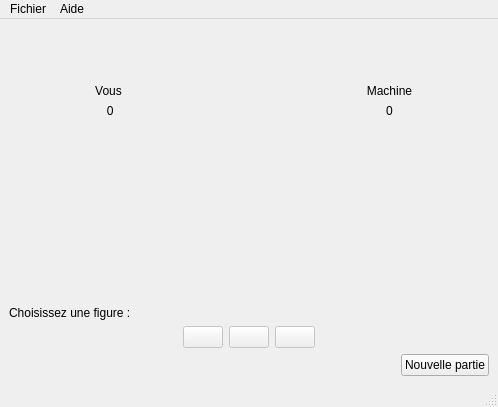
<?xml version="1.0" encoding="UTF-8"?>
<ui version="4.0">
 <class>ChifoumiVue</class>
 <widget class="QMainWindow" name="ChifoumiVue">
  <property name="geometry">
   <rect>
    <x>0</x>
    <y>0</y>
    <width>498</width>
    <height>407</height>
   </rect>
  </property>
  <property name="windowTitle">
   <string>ChifoumiVue</string>
  </property>
  <widget class="QWidget" name="centralwidget">
   <layout class="QHBoxLayout" name="horizontalLayout">
    <item>
     <layout class="QVBoxLayout" name="layoutPrincipal">
      <item>
       <layout class="QHBoxLayout" name="layoutVersus">
        <item>
         <spacer name="horizontalSpacer_7">
          <property name="orientation">
           <enum>Qt::Horizontal</enum>
          </property>
          <property name="sizeHint" stdset="0">
           <size>
            <width>40</width>
            <height>20</height>
           </size>
          </property>
         </spacer>
        </item>
        <item>
         <layout class="QVBoxLayout" name="layoutJoueur">
          <item>
           <spacer name="verticalSpacer">
            <property name="orientation">
             <enum>Qt::Vertical</enum>
            </property>
            <property name="sizeHint" stdset="0">
             <size>
              <width>20</width>
              <height>40</height>
             </size>
            </property>
           </spacer>
          </item>
          <item>
           <widget class="QLabel" name="lNomJoueur">
            <property name="text">
             <string>Vous</string>
            </property>
            <property name="alignment">
             <set>Qt::AlignCenter</set>
            </property>
           </widget>
          </item>
          <item>
           <widget class="QLabel" name="lScoreJoueur">
            <property name="text">
             <string> 0</string>
            </property>
            <property name="alignment">
             <set>Qt::AlignCenter</set>
            </property>
           </widget>
          </item>
          <item>
           <widget class="QLabel" name="lChoixJoueur">
            <property name="minimumSize">
             <size>
              <width>115</width>
              <height>115</height>
             </size>
            </property>
            <property name="maximumSize">
             <size>
              <width>115</width>
              <height>115</height>
             </size>
            </property>
            <property name="text">
             <string/>
            </property>
            <property name="pixmap">
             <pixmap resource="ressourcesChifoumi.qrc">:/chifoumi/images/rien_115.png</pixmap>
            </property>
            <property name="scaledContents">
             <bool>true</bool>
            </property>
           </widget>
          </item>
          <item>
           <spacer name="verticalSpacer_3">
            <property name="orientation">
             <enum>Qt::Vertical</enum>
            </property>
            <property name="sizeHint" stdset="0">
             <size>
              <width>20</width>
              <height>40</height>
             </size>
            </property>
           </spacer>
          </item>
         </layout>
        </item>
        <item>
         <spacer name="horizontalSpacer_5">
          <property name="orientation">
           <enum>Qt::Horizontal</enum>
          </property>
          <property name="sizeHint" stdset="0">
           <size>
            <width>40</width>
            <height>20</height>
           </size>
          </property>
         </spacer>
        </item>
        <item>
         <widget class="QLabel" name="lVersus">
          <property name="minimumSize">
           <size>
            <width>70</width>
            <height>70</height>
           </size>
          </property>
          <property name="maximumSize">
           <size>
            <width>70</width>
            <height>70</height>
           </size>
          </property>
          <property name="text">
           <string/>
          </property>
          <property name="pixmap">
           <pixmap resource="ressourcesChifoumi.qrc">:/chifoumi/images/versus_70.png</pixmap>
          </property>
         </widget>
        </item>
        <item>
         <spacer name="horizontalSpacer_6">
          <property name="orientation">
           <enum>Qt::Horizontal</enum>
          </property>
          <property name="sizeHint" stdset="0">
           <size>
            <width>40</width>
            <height>20</height>
           </size>
          </property>
         </spacer>
        </item>
        <item>
         <layout class="QVBoxLayout" name="layoutMachine">
          <item>
           <spacer name="verticalSpacer_2">
            <property name="orientation">
             <enum>Qt::Vertical</enum>
            </property>
            <property name="sizeHint" stdset="0">
             <size>
              <width>20</width>
              <height>40</height>
             </size>
            </property>
           </spacer>
          </item>
          <item>
           <widget class="QLabel" name="lNomMachine">
            <property name="text">
             <string>Machine</string>
            </property>
            <property name="alignment">
             <set>Qt::AlignCenter</set>
            </property>
            <property name="margin">
             <number>0</number>
            </property>
           </widget>
          </item>
          <item>
           <widget class="QLabel" name="lScoreMachine">
            <property name="text">
             <string>0</string>
            </property>
            <property name="alignment">
             <set>Qt::AlignCenter</set>
            </property>
           </widget>
          </item>
          <item>
           <widget class="QLabel" name="lChoixMachine">
            <property name="minimumSize">
             <size>
              <width>115</width>
              <height>115</height>
             </size>
            </property>
            <property name="maximumSize">
             <size>
              <width>115</width>
              <height>115</height>
             </size>
            </property>
            <property name="text">
             <string/>
            </property>
            <property name="pixmap">
             <pixmap resource="ressourcesChifoumi.qrc">:/chifoumi/images/rien_115.png</pixmap>
            </property>
            <property name="scaledContents">
             <bool>true</bool>
            </property>
           </widget>
          </item>
          <item>
           <spacer name="verticalSpacer_4">
            <property name="orientation">
             <enum>Qt::Vertical</enum>
            </property>
            <property name="sizeHint" stdset="0">
             <size>
              <width>20</width>
              <height>40</height>
             </size>
            </property>
           </spacer>
          </item>
         </layout>
        </item>
        <item>
         <spacer name="horizontalSpacer_8">
          <property name="orientation">
           <enum>Qt::Horizontal</enum>
          </property>
          <property name="sizeHint" stdset="0">
           <size>
            <width>40</width>
            <height>20</height>
           </size>
          </property>
         </spacer>
        </item>
       </layout>
      </item>
      <item>
       <layout class="QHBoxLayout" name="layoutChoix">
        <item>
         <widget class="QLabel" name="lChoixFig">
          <property name="text">
           <string>Choisissez une figure :</string>
          </property>
          <property name="alignment">
           <set>Qt::AlignBottom|Qt::AlignLeading|Qt::AlignLeft</set>
          </property>
         </widget>
        </item>
        <item>
         <spacer name="horizontalSpacer">
          <property name="orientation">
           <enum>Qt::Horizontal</enum>
          </property>
          <property name="sizeHint" stdset="0">
           <size>
            <width>40</width>
            <height>20</height>
           </size>
          </property>
         </spacer>
        </item>
       </layout>
      </item>
      <item>
       <layout class="QHBoxLayout" name="layoutFigures">
        <item>
         <spacer name="horizontalSpacer_3">
          <property name="orientation">
           <enum>Qt::Horizontal</enum>
          </property>
          <property name="sizeHint" stdset="0">
           <size>
            <width>40</width>
            <height>20</height>
           </size>
          </property>
         </spacer>
        </item>
        <item>
         <widget class="QPushButton" name="bPierre">
          <property name="enabled">
           <bool>false</bool>
          </property>
          <property name="maximumSize">
           <size>
            <width>100</width>
            <height>100</height>
           </size>
          </property>
          <property name="cursor">
           <cursorShape>PointingHandCursor</cursorShape>
          </property>
          <property name="text">
           <string/>
          </property>
          <property name="icon">
           <iconset resource="ressourcesChifoumi.qrc">
            <normaloff>:/chifoumi/images/pierre_115.png</normaloff>:/chifoumi/images/pierre_115.png</iconset>
          </property>
          <property name="iconSize">
           <size>
            <width>100</width>
            <height>100</height>
           </size>
          </property>
         </widget>
        </item>
        <item>
         <widget class="QPushButton" name="bPapier">
          <property name="enabled">
           <bool>false</bool>
          </property>
          <property name="maximumSize">
           <size>
            <width>100</width>
            <height>100</height>
           </size>
          </property>
          <property name="cursor">
           <cursorShape>PointingHandCursor</cursorShape>
          </property>
          <property name="text">
           <string/>
          </property>
          <property name="icon">
           <iconset resource="ressourcesChifoumi.qrc">
            <normaloff>:/chifoumi/images/papier_115.png</normaloff>:/chifoumi/images/papier_115.png</iconset>
          </property>
          <property name="iconSize">
           <size>
            <width>100</width>
            <height>100</height>
           </size>
          </property>
         </widget>
        </item>
        <item>
         <widget class="QPushButton" name="bCiseaux">
          <property name="enabled">
           <bool>false</bool>
          </property>
          <property name="maximumSize">
           <size>
            <width>100</width>
            <height>100</height>
           </size>
          </property>
          <property name="cursor">
           <cursorShape>PointingHandCursor</cursorShape>
          </property>
          <property name="text">
           <string/>
          </property>
          <property name="icon">
           <iconset resource="ressourcesChifoumi.qrc">
            <normaloff>:/chifoumi/images/ciseau_115.png</normaloff>:/chifoumi/images/ciseau_115.png</iconset>
          </property>
          <property name="iconSize">
           <size>
            <width>100</width>
            <height>100</height>
           </size>
          </property>
         </widget>
        </item>
        <item>
         <spacer name="horizontalSpacer_4">
          <property name="orientation">
           <enum>Qt::Horizontal</enum>
          </property>
          <property name="sizeHint" stdset="0">
           <size>
            <width>40</width>
            <height>20</height>
           </size>
          </property>
         </spacer>
        </item>
       </layout>
      </item>
      <item>
       <layout class="QHBoxLayout" name="layoutPied">
        <item>
         <spacer name="horizontalSpacer_2">
          <property name="orientation">
           <enum>Qt::Horizontal</enum>
          </property>
          <property name="sizeHint" stdset="0">
           <size>
            <width>40</width>
            <height>20</height>
           </size>
          </property>
         </spacer>
        </item>
        <item>
         <widget class="QPushButton" name="bNouv">
          <property name="cursor">
           <cursorShape>PointingHandCursor</cursorShape>
          </property>
          <property name="text">
           <string>Nouvelle partie</string>
          </property>
         </widget>
        </item>
       </layout>
      </item>
     </layout>
    </item>
   </layout>
  </widget>
  <widget class="QMenuBar" name="menubar">
   <property name="geometry">
    <rect>
     <x>0</x>
     <y>0</y>
     <width>498</width>
     <height>20</height>
    </rect>
   </property>
   <widget class="QMenu" name="menuFichier">
    <property name="title">
     <string>Fichier</string>
    </property>
    <addaction name="actionQuitter"/>
   </widget>
   <widget class="QMenu" name="menuAide">
    <property name="title">
     <string>Aide</string>
    </property>
    <addaction name="actionA_propos_de"/>
   </widget>
   <addaction name="menuFichier"/>
   <addaction name="menuAide"/>
  </widget>
  <widget class="QStatusBar" name="statusbar"/>
  <action name="actionA_propos_de">
   <property name="text">
    <string>À propos de...</string>
   </property>
   <property name="shortcut">
    <string>Alt+P</string>
   </property>
  </action>
  <action name="actionQuitter">
   <property name="text">
    <string>Quitter</string>
   </property>
   <property name="shortcut">
    <string>Ctrl+W</string>
   </property>
  </action>
 </widget>
 <resources>
  <include location="ressourcesChifoumi.qrc"/>
 </resources>
 <connections/>
</ui>
